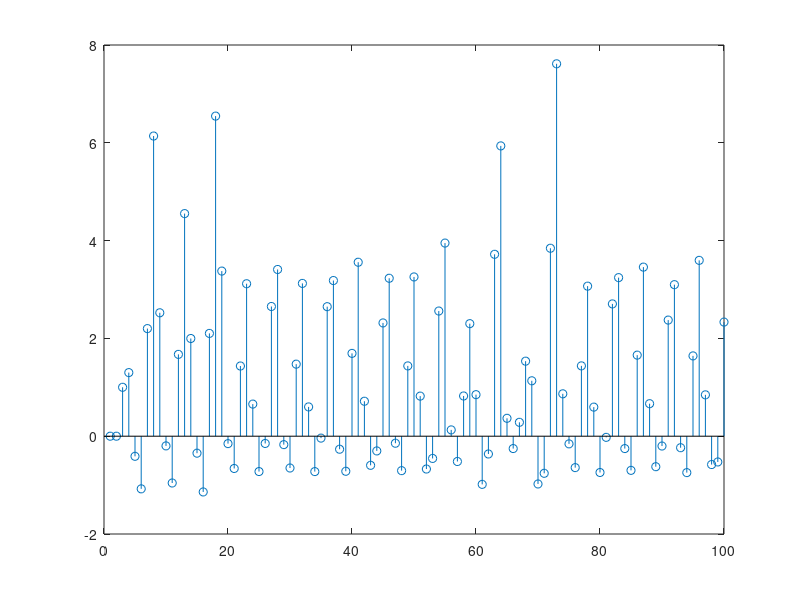

Here is the MATLAB script that generated this plot: (Note: this script raises an error after producing the figure.)
%% Aguirre 10.4
close all; clear all;
clc;
%% model parameter definition
model.n_dim   = 3;
model.dim     = 4;
model.texp    = [2 1 1 3];
model.yu      = [1 1 0 1];
model.regr    = [1 2 1 2];
model.err_model   = 0;
%% Simulation parameters
simul=struct('N', 100, 'nEstimates', 3, 'np', 0.0005); 

%% initialization variables
y=zeros(simul.N, 1);
yc=y;
u=ones(simul.N, 1);
% initial conditions
y(1)=0;
y(2)=0;

%% Real system - variables
a1=.3;
a2=-2;
a3=1;
b1=-.2;

for m=1:simul.nEstimates
    %% Simulation of real system
    for k=max(abs(model.regr))+1:simul.N
        y(k)=(a1*y(k-1)^2+a2*y(k-2)+a3*u(k-1))/(1-b1*y(k-2)^3)+rand(1)*simul.np;
    end
    figure;
    stem(y);
    model.err_model   = 0;
    psi = f_get_psi(y, yc, u, model);
    theta(1,:)=(psi'*psi)\(psi'*y);

    %% here we got the first estimative, now we start the loop
    l=1;
    err=ones(1, model.dim);
    % we can't have a precision bigger than the err_model power
    while (max(abs(err)) > simul.np)
        yc=f_y_model([y(1) y(2)], u, theta(l,:), model);
    
        % only after the first estimative, calc using the error model
        if l == 1
            model.err_model = 1;
            % enlarge the matrix
            theta(l+1, model.dim+model.err_model)=0;
            delta(l+1, model.dim+model.err_model)=0;
        end
    
        %% step 2 -  calc the variance
        v(l)=cov(y-yc);
        psi = f_get_psi(y, yc, u, model);
        [PHY phy]=f_get_phy(y, model);
        
        theta(l+1,:)=(psi'*psi-v(l)*PHY)\ (psi'*y-v(l)*phy)
        delta(l,:)=theta(l+1,:)-theta(l,:);
        delta(l,model.dim+model.err_model)=0;
     
        err(1,:)=delta(l);
        % to be used in graphic plotting
        nna(m)=theta(l+1,1);
        nnb(m)=theta(l+1,2);
        nnc(m)=theta(l+1,3);
        nda(m)=theta(l+1,4);
        l=l+1;
    end
    theta;
    delta;
    v';
    %f_plot_y_y1(yc);
end %J

f_draw_elipse(nna, nnb)
f_draw_elipse(nnc, nda)
